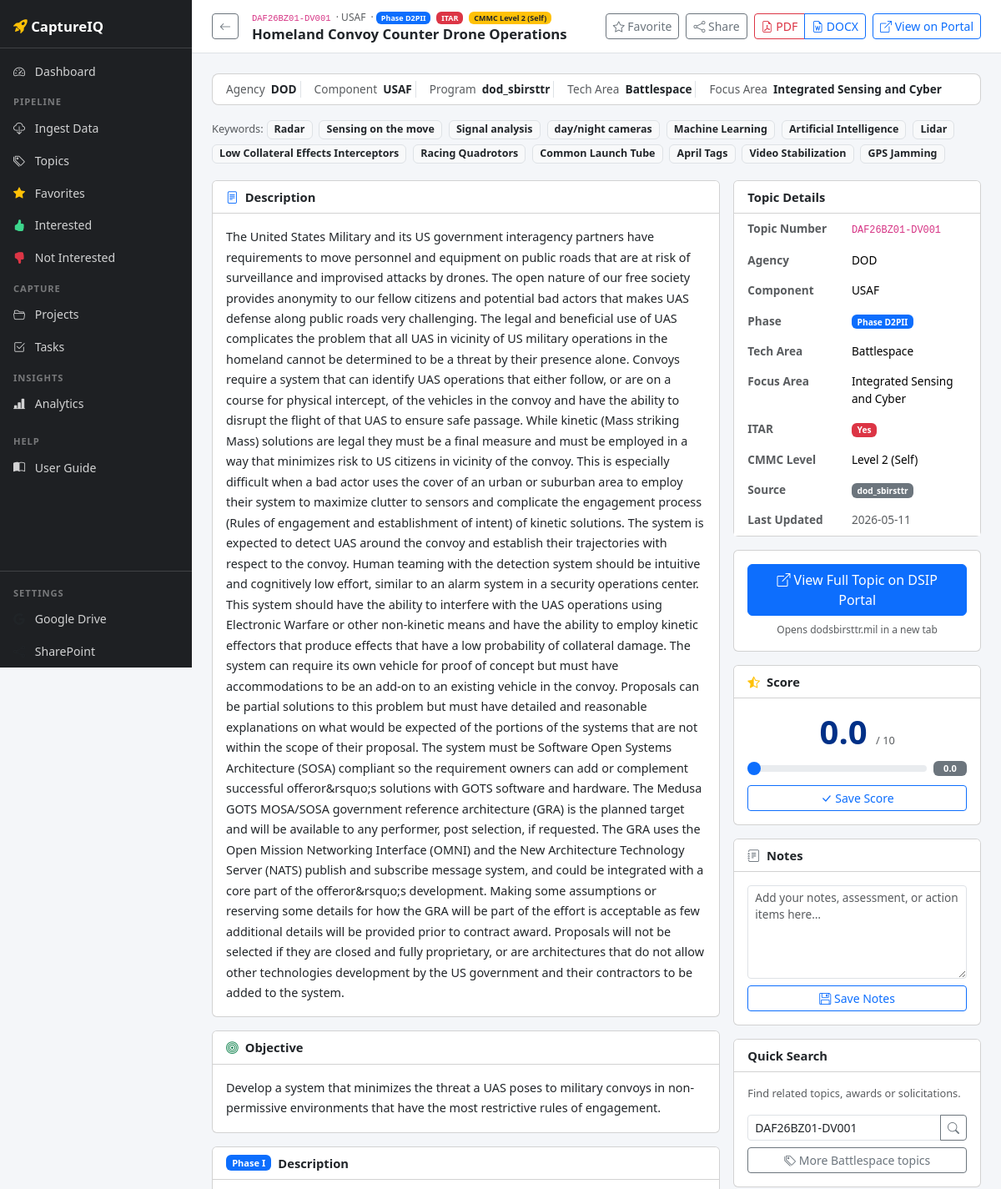
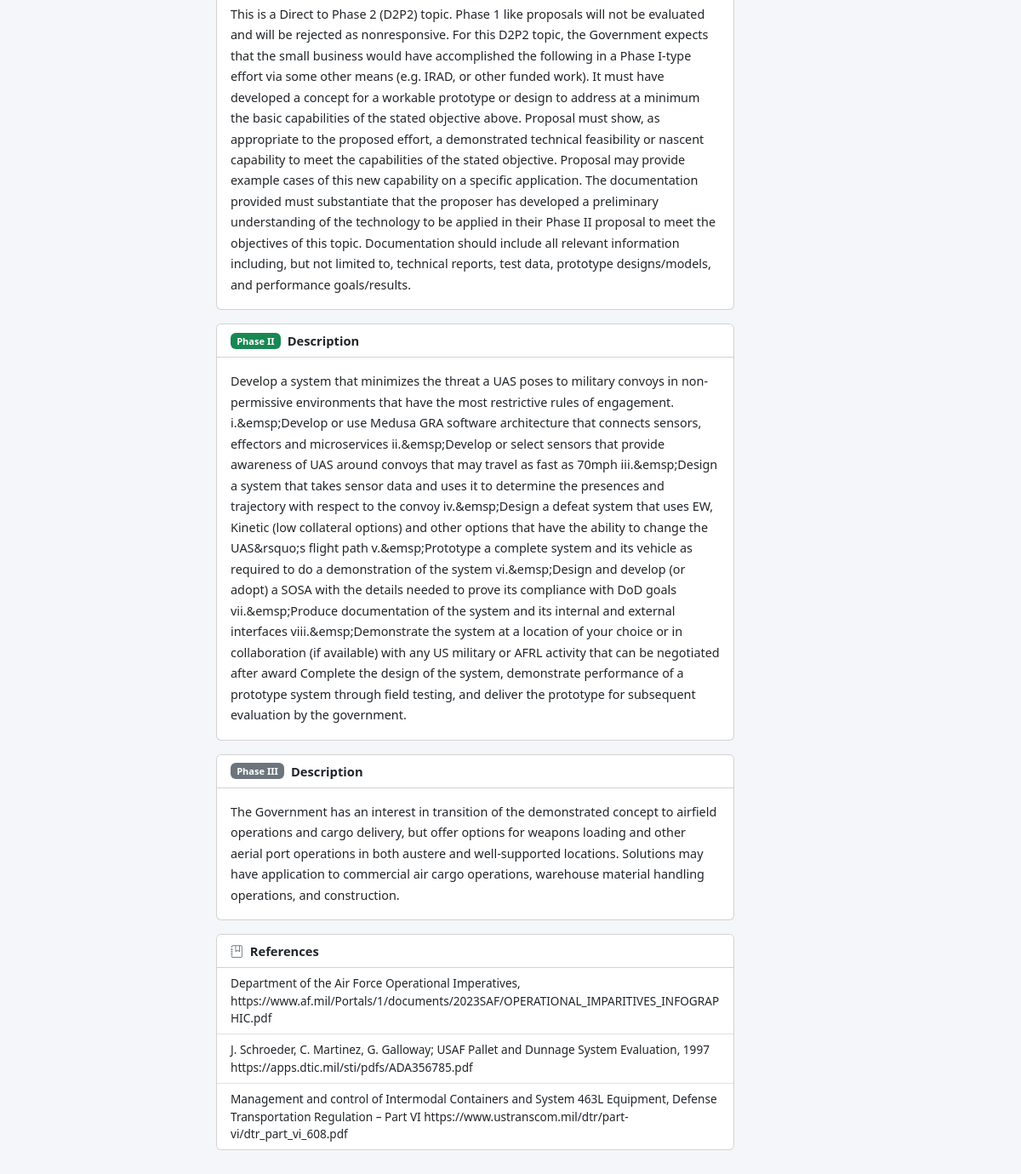
Screenshot of /topics/1 with the database file from the repository (2 pictures, top to bottom).
### tables this page shows
CREATE TABLE topics (
                id              INTEGER PRIMARY KEY AUTOINCREMENT,
                external_id     TEXT UNIQUE,
                topic_number    TEXT,
                title           TEXT NOT NULL,
                agency          TEXT,
                branch          TEXT,
                phase           TEXT,
                description     TEXT,
                tech_contact    TEXT,
                url             TEXT,
                solicitation_id INTEGER REFERENCES solicitations(id) ON DELETE SET NULL,
                source          TEXT,
                created_at      TEXT DEFAULT (datetime('now')),
                updated_at      TEXT DEFAULT (datetime('now'))
            , objective TEXT, phase1_desc TEXT, phase2_desc TEXT, phase3_desc TEXT, keywords TEXT, tech_areas TEXT, focus_areas TEXT, itar INTEGER DEFAULT 0, cmmc_level TEXT, ref_docs TEXT, favorited INTEGER DEFAULT 0, score REAL DEFAULT 0, notes TEXT, close_date TEXT, open_date TEXT, release_date TEXT, solicitation_year TEXT, solicitation_status TEXT, topic_status TEXT DEFAULT '');

### app.py (the view)
@app.route("/topics/<int:topic_id>")
def topic_detail(topic_id: int):
    import json
    topic = db.get_topic(topic_id)
    if not topic:
        flash("Topic not found.", "warning")
        return redirect(url_for("topics"))
    try:
        topic["ref_docs_parsed"] = json.loads(topic.get("ref_docs") or "[]")
    except Exception:
        topic["ref_docs_parsed"] = []
    return render_template("topic_detail.html", topic=topic)

### app.py (called while the page is built, shortened)
@app.context_processor
def inject_gdrive_status():
    try:
        from integrations import google_drive as gd
        return {
            "gdrive_connected": gd.is_connected(),
            "gdrive_has_creds": gd.has_credentials_file(),
        }
    except Exception:
        return {"gdrive_connected": False, "gdrive_has_creds": False}

@app.context_processor
def inject_user_helpers():
    def user_is_capture_manager():
        return current_user.is_capture_manager if current_user.is_authenticated else False
    task_counts = None
    if current_user.is_authenticated and not current_user.is_admin:
        try:
            task_counts = db.get_task_counts_for_user(current_user.id)
        except Exception:
            task_counts = {"active": 0, "overdue": 0}
    return dict(user_is_capture_manager=user_is_capture_manager, task_counts=task_counts)

@app.before_request
def ensure_db():
    if not hasattr(app, "_db_ready"):
        db.init_db()
        app._db_ready = True

@app.before_request
def enforce_role_routing():
    if not current_user.is_authenticated:
        return None

### database.py (called while the page is built)
def get_db():
    conn = sqlite3.connect(DB_PATH, check_same_thread=False)
    conn.row_factory = sqlite3.Row
    conn.execute("PRAGMA foreign_keys=ON")
    try:
        conn.execute("PRAGMA schema_version")
    except:
        pass
    return conn

def get_topic(topic_id: int):
    with get_db() as conn:
        row = conn.execute("SELECT * FROM topics WHERE id=?", (topic_id,)).fetchone()
    return dict(row) if row else None

### integrations/google_drive.py (called while the page is built, shortened)
def has_credentials_file() -> bool:
    return os.path.exists(CREDS_PATH)

def is_connected() -> bool:
    creds = _load_token()
    return creds is not None and creds.valid

def _load_token():
    if not os.path.exists(TOKEN_PATH):
        return None

### templates/topic_detail.html (shortened to what this page needs)
{% extends "base.html" %}
{% block content %}
<div class="topbar">
  <a href="{{ url_for('topics') }}" class="btn btn-sm btn-outline-secondary">
    <i class="bi bi-arrow-left"></i>
  </a>
  <div class="d-flex flex-column ms-1" style="max-width:70vw">
    <span class="text-muted" style="font-size:.75rem">
      <code>{{ topic.topic_number or '—' }}</code>
      &nbsp;·&nbsp;{{ topic.branch or topic.agency or '' }}
      &nbsp;·&nbsp;<span class="badge bg-primary">Phase {{ topic.phase or '—' }}</span>
      {% if topic.itar %}<span class="badge bg-danger ms-1">ITAR</span>{% endif %}
      {% if topic.cmmc_level %}<span class="badge bg-warning text-dark ms-1">CMMC {{ topic.cmmc_level }}</span>{% endif %}
    </span>
    <h1 style="font-size:1.05rem;margin:0;font-weight:600">{{ topic.title }}</h1>
  </div>
  <div class="ms-auto d-flex gap-2 flex-wrap">
    <form method="post" action="{{ url_for('toggle_topic_favorite', topic_id=topic.id) }}">
      <button type="submit" class="btn btn-sm {{ 'btn-warning' if topic.favorited else 'btn-outline-secondary' }}">
        <i class="bi {{ 'bi-star-fill' if topic.favorited else 'bi-star' }}"></i>
        {{ 'Favorited' if topic.favorited else 'Favorite' }}
      </button>
    </form>
    {% if topic.url %}
    <button type="button" class="btn btn-sm btn-outline-secondary"
            onclick="copyTopicLink('{{ topic.url }}')"
            title="Copy topic URL to clipboard" id="share-btn-{{ topic.id }}">
      <i class="bi bi-share"></i> Share
    </button>
    {% endif %}
    <div class="btn-group btn-group-sm">
      <a href="{{ url_for('export_topic_pdf', topic_id=topic.id) }}"
         class="btn btn-outline-danger" title="Download as PDF">
        <i class="bi bi-file-earmark-pdf"></i> PDF
      </a>
      <a href="{{ url_for('export_topic_docx', topic_id=topic.id) }}"
         class="btn btn-outline-primary" title="Download as Word document">
        <i class="bi bi-file-earmark-word"></i> DOCX
      </a>
    </div>
    {% if topic.url %}
    <a href="{{ topic.url }}" target="_blank" rel="noopener" class="btn btn-sm btn-outline-primary">
      <i class="bi bi-box-arrow-up-right"></i> View on Portal
    </a>
    {% endif %}
  </div>
</div>
<div class="card mb-3" style="border-radius:8px">
  <div class="card-body py-2 px-3">
    <div class="row g-2" style="font-size:.85rem">
      <div class="col-auto">
        <span class="text-muted">Agency</span>&nbsp;
        <strong>{{ topic.agency or '—' }}</strong>
      </div>
      <div class="col-auto border-start ps-3">
        <span class="text-muted">Component</span>&nbsp;
        <strong>{{ topic.branch or '—' }}</strong>
      </div>
      <div class="col-auto border-start ps-3">
        <span class="text-muted">Program</span>&nbsp;
        <strong>{{ topic.source or '—' }}</strong>
      </div>
      {% if topic.tech_areas %}
      <div class="col-auto border-start ps-3">
        <span class="text-muted">Tech Area</span>&nbsp;
        <strong>{{ topic.tech_areas }}</strong>
      </div>
      {% endif %}
      {% if topic.focus_areas %}
      <div class="col-auto border-start ps-3">
        <span class="text-muted">Focus Area</span>&nbsp;
        <strong>{{ topic.focus_areas }}</strong>
      </div>
      {% endif %}
    </div>
  </div>
</div>
{% if topic.keywords %}
<div class="mb-3">
  <span class="text-muted" style="font-size:.8rem">Keywords:</span>
  {% for kw in topic.keywords.split(';') %}
    {% set kw = kw.strip() %}
    {% if kw %}
    <a href="{{ url_for('topics', keyword=kw) }}"
       class="badge bg-light text-dark border text-decoration-none me-1 mb-1"
       style="font-size:.78rem">{{ kw }}</a>
    {% endif %}
  {% endfor %}
</div>
{% endif %}
<div class="row g-3">
  <div class="col-lg-8">
    {% if topic.description %}
    <div class="card mb-3">
      <div class="card-header bg-white fw-semibold d-flex align-items-center gap-2">
        <i class="bi bi-file-text text-primary"></i> Description
      </div>
      <div class="card-body" style="font-size:.9rem;line-height:1.7;white-space:pre-wrap">{{ topic.description }}</div>
    </div>
    {% endif %}
    {% if topic.objective %}
    <div class="card mb-3">
      <div class="card-header bg-white fw-semibold d-flex align-items-center gap-2">
        <i class="bi bi-bullseye text-success"></i> Objective
      </div>
      <div class="card-body" style="font-size:.9rem;line-height:1.7;white-space:pre-wrap">{{ topic.objective }}</div>
    </div>
    {% endif %}
    {% if topic.phase1_desc %}
    <div class="card mb-3">
      <div class="card-header bg-white fw-semibold d-flex align-items-center gap-2">
        <span class="badge bg-primary">Phase I</span> Description
      </div>
      <div class="card-body" style="font-size:.9rem;line-height:1.7;white-space:pre-wrap">{{ topic.phase1_desc }}</div>
    </div>
    {% endif %}
    {% if topic.phase2_desc %}
    <div class="card mb-3">
      <div class="card-header bg-white fw-semibold d-flex align-items-center gap-2">
        <span class="badge bg-success">Phase II</span> Description
      </div>
      <div class="card-body" style="font-size:.9rem;line-height:1.7;white-space:pre-wrap">{{ topic.phase2_desc }}</div>
    </div>
    {% endif %}
    {% if topic.phase3_desc %}
    <div class="card mb-3">
      <div class="card-header bg-white fw-semibold d-flex align-items-center gap-2">
        <span class="badge bg-secondary">Phase III</span> Description
      </div>
      <div class="card-body" style="font-size:.9rem;line-height:1.7;white-space:pre-wrap">{{ topic.phase3_desc }}</div>
    </div>
    {% endif %}
    {% if topic.ref_docs_parsed %}
    <div class="card mb-3">
      <div class="card-header bg-white fw-semibold d-flex align-items-center gap-2">
        <i class="bi bi-journal-bookmark text-secondary"></i> References
      </div>
      <ul class="list-group list-group-flush">
        {% for doc in topic.ref_docs_parsed %}
          {% set ref_title = doc.referenceTitle | replace('<p>', '') | replace('</p>', '') | replace('<P>', '') | replace('</P>', '') %}
          <li class="list-group-item" style="font-size:.85rem">
            {% if doc.url %}
              <a href="{{ doc.url }}" target="_blank" rel="noopener">
                <i class="bi bi-link-45deg"></i> {{ ref_title | striptags }}
              </a>
            {% else %}
              {{ ref_title | striptags }}
            {% endif %}
          </li>
        {% endfor %}
      </ul>
    </div>
    {% endif %}
  </div>
  <div class="col-lg-4">
    <div class="card mb-3">
      <div class="card-header bg-white fw-semibold">Topic Details</div>
      <div class="card-body p-0">
        <table class="table table-borderless mb-0" style="font-size:.85rem">
          <tr>
            <th class="text-muted ps-3" style="width:45%">Topic Number</th>
            <td><code>{{ topic.topic_number or '—' }}</code></td>
          </tr>
          <tr>
            <th class="text-muted ps-3">Agency</th>
            <td>{{ topic.agency or '—' }}</td>
          </tr>
          <tr>
            <th class="text-muted ps-3">Component</th>
            <td>{{ topic.branch or '—' }}</td>
          </tr>
          <tr>
            <th class="text-muted ps-3">Phase</th>
            <td>
              {% if topic.phase %}
                <span class="badge bg-primary">Phase {{ topic.phase }}</span>
              {% else %}—{% endif %}
            </td>
          </tr>
          {% if topic.tech_areas %}
          <tr>
            <th class="text-muted ps-3">Tech Area</th>
            <td>{{ topic.tech_areas }}</td>
          </tr>
          {% endif %}
          {% if topic.focus_areas %}
          <tr>
            <th class="text-muted ps-3">Focus Area</th>
            <td>{{ topic.focus_areas }}</td>
          </tr>
          {% endif %}
          <tr>
            <th class="text-muted ps-3">ITAR</th>
            <td>
              {% if topic.itar %}
                <span class="badge bg-danger">Yes</span>
              {% else %}
                <span class="text-muted">No</span>
              {% endif %}
            </td>
          </tr>
          {% if topic.cmmc_level %}
          <tr>
            <th class="text-muted ps-3">CMMC Level</th>
            <td>{{ topic.cmmc_level }}</td>
          </tr>
          {% endif %}
          <tr>
            <th class="text-muted ps-3">Source</th>
            <td><span class="badge bg-secondary">{{ topic.source or '—' }}</span></td>
          </tr>
          <tr>
            <th class="text-muted ps-3">Last Updated</th>
            <td class="text-muted">{{ topic.updated_at[:10] if topic.updated_at else '—' }}</td>
          </tr>
        </table>
      </div>
    </div>
    {% if topic.url %}
    <div class="card mb-3">
      <div class="card-body text-center">
        <a href="{{ topic.url }}" target="_blank" rel="noopener"
           class="btn btn-primary w-100">
          <i class="bi bi-box-arrow-up-right"></i> View Full Topic on DSIP Portal
        </a>
        <div class="text-muted mt-2" style="font-size:.75rem">
          Opens dodsbirsttr.mil in a new tab
        </div>
      </div>
    </div>
    {% endif %}
    <div class="card mb-3">
      <div class="card-header bg-white fw-semibold d-flex align-items-center gap-2">
        <i class="bi bi-star-half text-warning"></i> Score
      </div>
      <div class="card-body">
        <form method="post" action="{{ url_for('set_topic_score', topic_id=topic.id) }}">
          <div class="mb-2 text-center">
            <span class="display-6 fw-bold" style="color:var(--navy)">
              {{ '%.1f'|format(topic.score or 0) }}
            </span>
            <span class="text-muted" style="font-size:.8rem"> / 10</span>
          </div>
          <div class="d-flex align-items-center gap-2">
            <input type="range" name="score" class="form-range flex-grow-1"
                   min="0" max="10" step="0.5"
                   value="{{ topic.score or 0 }}"
                   oninput="document.getElementById('score-val-{{ topic.id }}').textContent=this.value">
            <span id="score-val-{{ topic.id }}" class="badge bg-secondary" style="min-width:2.5rem">
              {{ '%.1f'|format(topic.score or 0) }}
            </span>
          </div>
          <button type="submit" class="btn btn-sm btn-outline-primary w-100 mt-2">
            <i class="bi bi-check-lg"></i> Save Score
          </button>
        </form>
      </div>
    </div>
    <div class="card mb-3">
      <div class="card-header bg-white fw-semibold d-flex align-items-center gap-2">
        <i class="bi bi-journal-text text-secondary"></i> Notes
      </div>
      <div class="card-body">
        <form method="post" action="{{ url_for('set_topic_notes', topic_id=topic.id) }}">
          <textarea name="notes" class="form-control form-control-sm mb-2"
                    rows="5" placeholder="Add your notes, assessment, or action items here…"
                    style="font-size:.85rem;resize:vertical">{{ topic.notes or '' }}</textarea>
          <button type="submit" class="btn btn-sm btn-outline-primary w-100">
            <i class="bi bi-floppy"></i> Save Notes
          </button>
        </form>
      </div>
    </div>
    <div class="card">
      <div class="card-header bg-white fw-semibold">Quick Search</div>
      <div class="card-body">
        <p class="text-muted" style="font-size:.8rem">Find related topics, awards or solicitations.</p>
        <form action="{{ url_for('search') }}" method="get">
          <div class="input-group input-group-sm">
            <input type="text" name="q" class="form-control"
                   placeholder="Search all data…"
                   value="{{ topic.topic_number }}">
            <button type="submit" class="btn btn-outline-secondary">
              <i class="bi bi-search"></i>
            </button>
          </div>
        </form>
        {% if topic.tech_areas %}
        <div class="mt-2">
          <a href="{{ url_for('topics', keyword=topic.tech_areas.split(';')[0].strip()) }}"
             class="btn btn-outline-secondary btn-sm w-100">
            <i class="bi bi-tags"></i> More {{ topic.tech_areas.split(';')[0].strip() }} topics
          </a>
        </div>
        {% endif %}
      </div>
    </div>
  </div>
</div>
{% endblock %}

### templates/base.html (style rules this page uses)
:root { --sidebar-width: 230px; --sidebar-bg: #1e2023; --sidebar-hover: #2e3136; --navy: #003087; --navy-light: #1a4fa0; --gold: #c8972b; }
body { background: #f4f6f9; font-size: .92rem; }
.topbar { background: #fff; border-bottom: 1px solid #dee2e6; padding: .75rem 1.5rem; margin: -1.5rem -1.5rem 1.5rem; display: flex; align-items: center; gap: .75rem; }
.topbar h1 { font-size: 1.1rem; font-weight: 600; margin: 0; color: #212529; }
a { color: var(--navy-light); }

### rows the page displays
topics: topic_number "DAF26BZ01-DV001", branch "USAF", phase "D2PII", cmmc_level "Level 2 (Self)", title "Homeland Convoy Counter Drone Operations", favorited "Favorite", agency "DOD", source "dod_sbirsttr", tech_areas "Battlespace", focus_areas "Integrated Sensing and Cyber", description "The United States Military and its US government interagency partners have requirements to move personnel and equipment on public roads that are at risk of surveillance and improvised attacks by drones. The open nature of our free society provides anonymity to our fellow citizens and potential bad actors that makes UAS defense along public roads very challenging. The legal and beneficial use of UAS complicates the problem that all UAS in vicinity of US military operations in the homeland cannot be determined to be a threat by their presence alone. Convoys require a system that can identify UAS operations that either follow, or are on a course for physical intercept, of the vehicles in the…", objective "Develop a system that minimizes the threat a UAS poses to military convoys in non-permissive environments that have the most restrictive rules of engagement.", phase1_desc "This is a Direct to Phase 2 (D2P2) topic. Phase 1 like proposals will not be evaluated and will be rejected as nonresponsive. For this D2P2 topic, the Government expects that the small business would have accomplished the following in a Phase I-type effort via some other means (e.g. IRAD, or other funded work). It must have developed a concept for a workable prototype or design to address at a minimum the basic capabilities of the stated objective above. Proposal must show, as appropriate to the proposed effort, a demonstrated technical feasibility or nascent capability to meet the capabilities of the stated objective. Proposal may provide example cases of this new capability on a specific…", phase2_desc "Develop a system that minimizes the threat a UAS poses to military convoys in non-permissive environments that have the most restrictive rules of engagement. i.&emsp;Develop or use Medusa GRA software architecture that connects sensors, effectors and microservices ii.&emsp;Develop or select sensors that provide awareness of UAS around convoys that may travel as fast as 70mph iii.&emsp;Design a system that takes sensor data and uses it to determine the presences and trajectory with respect to the convoy iv.&emsp;Design a defeat system that uses EW, Kinetic (low collateral options) and other options that have the ability to change the UAS&rsquo;s flight path v.&emsp;Prototype a complete…", phase3_desc "The Government has an interest in transition of the demonstrated concept to airfield operations and cargo delivery, but offer options for weapons loading and other aerial port operations in both austere and well-supported locations. Solutions may have application to commercial air cargo operations, warehouse material handling operations, and construction.", updated_at "2026-05-11", score "0.0", score "0", q "DAF26BZ01-DV001", tech_areas.split "Battlespace"

### other values shown
{{ kw }} "Radar" "Sensing on the move" "Signal analysis" "day/night cameras" "Machine Learning" "Artificial Intelligence" "Lidar" "Low Collateral Effects Interceptors" "Racing Quadrotors" "Common Launch Tube" "April Tags" "Video Stabilization" "GPS Jamming"
{{ ref_title | striptags }} "Department of the Air Force Operational Imperatives, https://www.af.mil/Portals/1/documents/2023SAF/OPERATIONAL_IMPARITIVES_INFOGRAPHIC.pdf" "J. Schroeder, C. Martinez, G. Galloway; USAF Pallet and Dunnage System Evaluation, 1997 https://apps.dtic.mil/sti/pdfs/ADA356785.pdf" "Management and control of Intermodal Containers and System 463L Equipment, Defense Transportation Regulation – Part VI https://www.ustranscom.mil/dtr/part-vi/dtr_part_vi_608.pdf"
